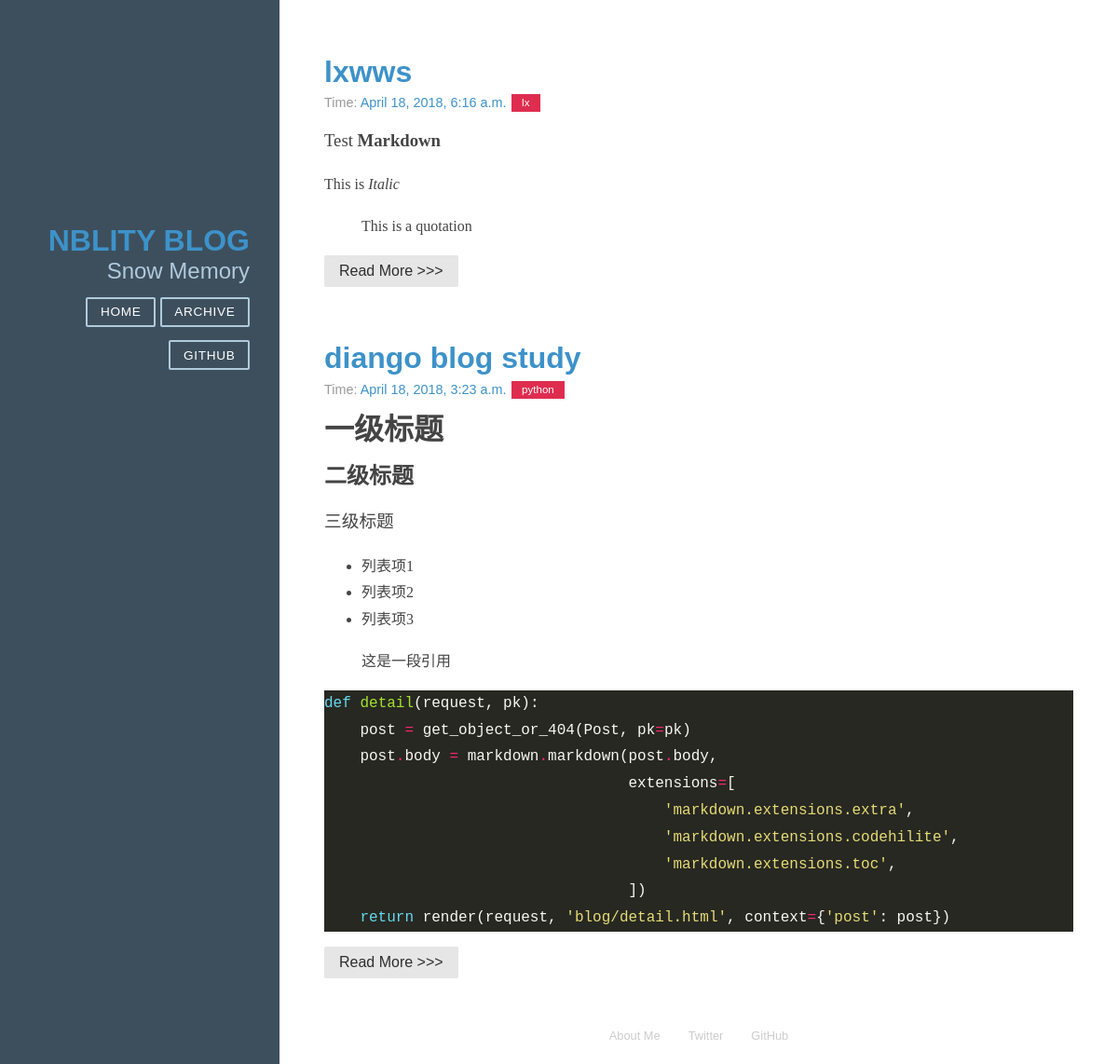
Before: / with the older database file.
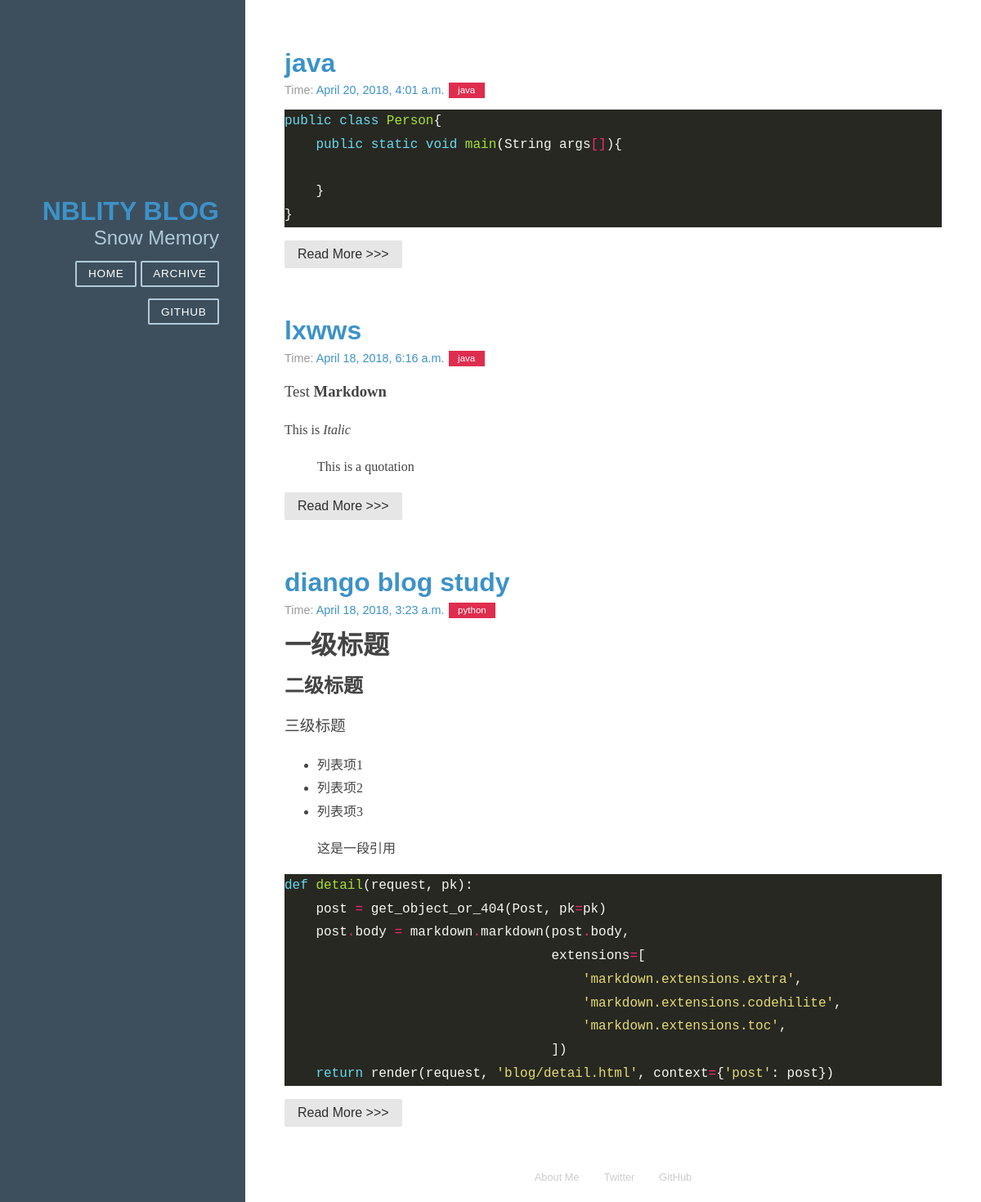
After: the same page with the newer database file.
### article/models.py (models this page shows, shortened)
class Article(models.Model):
    title = models.CharField(max_length = 100)#博客题目
    category = models.CharField(max_length = 50)#博客标签
    date_time = models.DateTimeField(auto_now_add=True)#博客日期
    content = models.TextField(blank=True,null=True) #博客文章正文
    class Meta:
        ordering = ['-date_time']

### article/views.py (the view)
# urls.py: 2. Add a URL to urlpatterns:  path('', views.home, name='home')
def home(request):
    post_list = Article.objects.all()
    return render(request, 'home.html', {'post_list':post_list})
    return HttpResponse("hello world,django")

### article/templatetags/custom_markdown.py (called while the page is built)
@register.filter(is_safe=True)  #注册template filter
@stringfilter  #希望字符串作为参数
def custom_markdown(value):
    return mark_safe(markdown.markdown(value,
        extensions = [
                        'markdown.extensions.extra',
                        'markdown.extensions.codehilite',
                        'markdown.extensions.toc'
                      ],
                                       safe_mode=True,
                                       enable_attributes=False))

### templates/home.html
{% extends "base.html" %}
{%load custom_markdown%}
{% block content %}
<div class="posts">
    {% for post in post_list %}
        <section class="post">
            <header class="post-header">
                <h2 class="post-title">
                	<a href="{%url 'detail' id=post.id %}">
                		{{ post.title }}
                	</a>
                </h2>
                <p class="post-meta">
                    Time:  <a class="post-author" href="#">
                    			{{ post.date_time}}
                    	   </a>
                     	   <a class="post-category post-category-js" href="#">
                     	   		{{ post.category }}
                     	   </a>
                </p>
            </header>
            <div class="post-description">
                <p>
                    {{ post.content|custom_markdown}}
                </p>
            </div>
            <a class="pure-button" href="{%url 'detail' id=post.id%}">
            	Read More >>>
            </a>
        </section>
    {% endfor %}
</div>
{% endblock %}

### templates/base.html (shortened to what this page needs)
<!DOCTYPE html>
<html>
  <head>
	<link rel="stylesheet" href="../static/pure/pure-min.css">
    <link rel="stylesheet" href="../static/pure/grids-responsive-min.css">
    <link rel="stylesheet" href="../static/blog/blog.css">
	<link rel="stylesheet" href="../static/blog/monokai.css">
  </head>
  <body>
    <div id="layout" class="pure-g">
	    <div class="sidebar pure-u-1 pure-u-md-1-4">
	        <div class="header">
	            <h1 class="brand-title"><a href="{%url 'home'%}">Nblity Blog</a></h1>
	            <h2 class="brand-tagline">Snow Memory</h2>
	            <nav class="nav">
	                <ul class="nav-list">
		                <li class="nav-item">
	                        <a class="button-success pure-button" href="/">Home</a>
	                    </li>
	                    <li class="nav-item">
	                        <a class="button-success pure-button" href="/">Archive</a>
	                    </li>
	                    <li class="nav-item">
	                        <a class="pure-button" href="https://github.com/nblity007">Github</a>
	                    </li>
	                </ul>
	            </nav>
	        </div>
	    </div>
	    <div class="content pure-u-1 pure-u-md-3-4">
	        <div>
	            {% block content %}
	            {% endblock %}
	            <div class="footer">
	                <div class="pure-menu pure-menu-horizontal pure-menu-open">
	                    <ul class="pure-menu-list">
	                        <li class="pure-menu-item"><a class="pure-menu-link" href="http://andrewliu.tk/about/">About Me</a></li>
	                        <li class="pure-menu-item"><a class="pure-menu-link" href="http://twitter.com/yuilibrary/">Twitter</a></li>
	                        <li class="pure-menu-item"><a class="pure-menu-link" href="http://github.com/yahoo/pure/">GitHub</a></li>
	                    </ul>
	                </div>
	            </div>
	        </div>
	    </div>
	</div>
  </body>
</html>

### static/pure/pure-min.css (style rules this page uses)
html { font-family:sans-serif;-ms-text-size-adjust:100%;-webkit-text-size-adjust:100% }
body { margin:0 }
article,aside,details,figcaption,figure,footer,header,hgroup,main,menu,nav,section,summary { display:block }
a { background-color:transparent }
b,optgroup,strong { font-weight:700 }
h1 { font-size:2em;margin:.67em 0 }
pre,textarea { overflow:auto }
code,kbd,pre,samp { font-family:monospace,monospace;font-size:1em }
.pure-button,input { line-height:normal }
.pure-button,.pure-form input:not([type]),.pure-menu { box-sizing:border-box }
.pure-g { letter-spacing:-.31em;text-rendering:optimizespeed;font-family:FreeSans,Arimo,"Droid Sans",Helvetica,Arial,sans-serif;display:-webkit-box;display:-webkit-flex;display:-ms-flexbox;display:flex;-webkit-flex-flow:row wrap;-ms-flex-flow:row wrap;flex-flow:row wrap;-webkit-align-content:flex-start;-ms-flex-line-pack:start;align-content:flex-start }
.pure-u,.pure-u-1,.pure-u-1-1,.pure-u-1-12,.pure-u-1-2,.pure-u-1-24,.pure-u-1-3,.pure-u-1-4,.pure-u-1-5,.pure-u-1-6,.pure-u-1-8,.pure-u-10-24,.pure-u-11-12,.pure-u-11-24,.pure-u-12-24,.pure-u-13-24,.pure-u-14-24,.pure-u-15-24,.pure-u-16-24,.pure-u-17-24,.pure-u-18-24,.pure-u-19-24,.pure-u-2-24,.pure-u-2-3,.pure-u-2-5,.pure-u-20-24,.pure-u-21-24,.pure-u-22-24,.pure-u-23-24,.pure-u-24-24,.pure-u-3-24,.pure-u-3-4,.pure-u-3-5,.pure-u-3-8,.pure-u-4-24,.pure-u-4-5,.pure-u-5-12,.pure-u-5-24,.pure-u-5-5,.pure-u-5-6,.pure-u-5-8,.pure-u-6-24,.pure-u-7-12,.pure-u-7-24,.pure-u-7-8,.pure-u-8-24,.pure-u-9-24 { letter-spacing:normal;word-spacing:normal;vertical-align:top;text-rendering:auto;display:inline-block;zoom:1 }
.pure-g [class*=pure-u] { font-family:sans-serif }
.pure-u-1,.pure-u-1-1,.pure-u-24-24,.pure-u-5-5 { width:100% }
.pure-button { display:inline-block;zoom:1;white-space:nowrap;vertical-align:middle;text-align:center;cursor:pointer;-webkit-user-drag:none;-webkit-user-select:none;-moz-user-select:none;-ms-user-select:none;user-select:none;font-family:inherit;font-size:100%;padding:.5em 1em;color:#444;color:rgba(0,0,0,.8);border:1px solid #999;border:transparent;background-color:#E6E6E6;text-decoration:none;border-radius:2px }
.pure-menu-item,.pure-menu-list { position:relative }
.pure-menu-list { list-style:none;margin:0;padding:0 }
.pure-menu-item { padding:0;margin:0;height:100% }
.pure-menu-heading,.pure-menu-link { display:block;text-decoration:none;white-space:nowrap }
.pure-menu-horizontal { width:100%;white-space:nowrap }
.pure-menu-horizontal .pure-menu-list { display:inline-block }
.pure-menu-horizontal .pure-menu-heading,.pure-menu-horizontal .pure-menu-item,.pure-menu-horizontal .pure-menu-separator { display:inline-block;zoom:1;vertical-align:middle }
.pure-menu-link { color:#777 }
.pure-menu-disabled,.pure-menu-heading,.pure-menu-link { padding:.5em 1em }

### static/pure/grids-responsive-min.css (style rules this page uses)
@media screen and (min-width:48em) { .pure-u-md-1,.pure-u-md-1-1,.pure-u-md-1-12,.pure-u-md-1-2,.pure-u-md-1-24,.pure-u-md-1-3,.pure-u-md-1-4,.pure-u-md-1-5,.pure-u-md-1-6,.pure-u-md-1-8,.pure-u-md-10-24,.pure-u-md-11-12,.pure-u-md-11-24,.pure-u-md-12-24,.pure-u-md-13-24,.pure-u-md-14-24,.pure-u-md-15-24,.pure-u-md-16-24,.pure-u-md-17-24,.pure-u-md-18-24,.pure-u-md-19-24,.pure-u-md-2-24,.pure-u-md-2-3,.pure-u-md-2-5,.pure-u-md-20-24,.pure-u-md-21-24,.pure-u-md-22-24,.pure-u-md-23-24,.pure-u-md-24-24,.pure-u-md-3-24,.pure-u-md-3-4,.pure-u-md-3-5,.pure-u-md-3-8,.pure-u-md-4-24,.pure-u-md-4-5,.pure-u-md-5-12,.pure-u-md-5-24,.pure-u-md-5-5,.pure-u-md-5-6,.pure-u-md-5-8,.pure-u-md-6-24,.pure-u-md-7-12,.pure-u-md-7-24,.pure-u-md-7-8,.pure-u-md-8-24,.pure-u-md-9-24 { display:inline-block;zoom:1;letter-spacing:normal;word-spacing:normal;vertical-align:top;text-rendering:auto } }
@media screen and (min-width:48em) { .pure-u-md-1-4,.pure-u-md-6-24 { width:25% } }
@media screen and (min-width:48em) { .pure-u-md-18-24,.pure-u-md-3-4 { width:75% } }

### static/blog/monokai.css (style rules this page uses)
.codehilite { background: #272822; color: #f8f8f2 }
.codehilite .k { color: #66d9ef }
.codehilite .n { color: #f8f8f2 }
.codehilite .o { color: #f92672 }
.codehilite .p { color: #f8f8f2 }
.codehilite .kd { color: #66d9ef }
.codehilite .kt { color: #66d9ef }
.codehilite .nc { color: #a6e22e }
.codehilite .nf { color: #a6e22e }
.codehilite .w { color: #f8f8f2 }
.codehilite .s1 { color: #e6db74 }

Changed rows visible on the page:
added Article: title "java", date_time "April 20, 2018, 4:01 a.m.", category "java", content|custom_markdown "public class Person { public static void main ( String args [] ){ } }"
changed Article "lxwws": category "lx" → "java"
